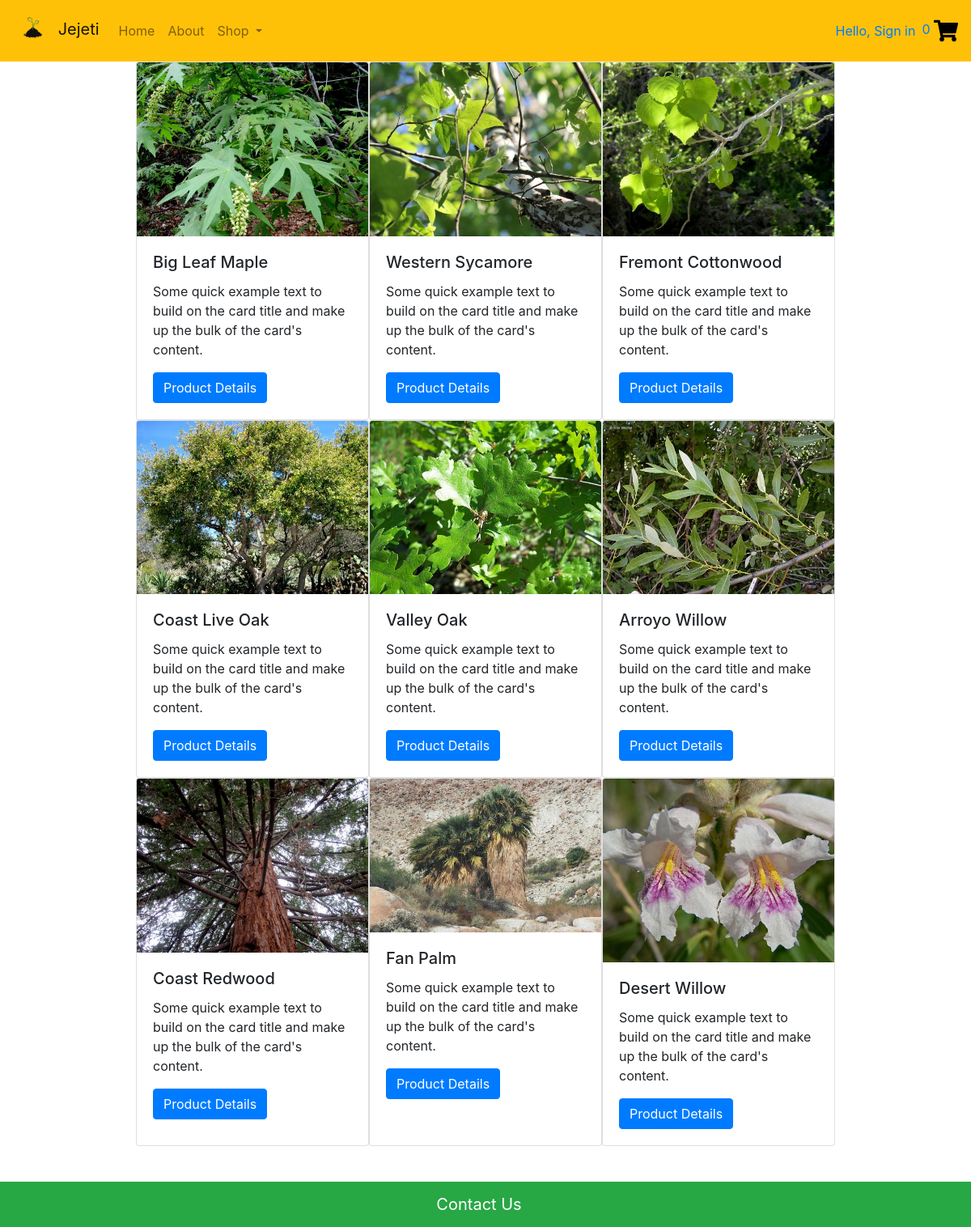
Screenshot of /go_cat.php?value=3 with the database file from the repository.
### tables this page shows
create table plant_index  (
  plant_id varchar(10) primary key,
  plant_botanical char(100) not null,
  plant_common char(100) not null,  
  shape_id varchar(10) not null,  
  water_id varchar(10) not null,
  plant_height char(20) not null,
  plant_width char(20) not null,  
  cost_id varchar(10) not null 
);

### go_cat.php (the view, shortened to what this page needs)
<?php
    $value = $_GET["value"];
    $counter_loop = 0;
    $conn = db_connect();
    $category_query = "SELECT * from plant_index WHERE shape_id = '$value';";
    $result = mysqli_query($conn, $category_query);
    ?> <div class="row cat-display justify-content-center"> <?php
    while($row = mysqli_fetch_array($result)){
    ?>
        <?php
        if ($counter_loop == '3'){
        ?>
            </div>
            <div class="row cat-display-card justify-content-center">
            <?php $counter_loop = 0; ?>
        <?php
        }
        ?>
        <div class="card" style="width: 18rem;">
            <?php echo "<img class='card-img-top' src='".$row['plant_botanical'].".jpg' alt='".$row['plant_botanical']."'>" ?>
            <div class="card-body">
                <h5 class="card-title"><?php echo $row['plant_common'];?></h5>
                <p class="card-text">Some quick example text to build on the card title and make up the bulk of the card's content.</p>
                <?php echo "<a class='btn btn-primary'    href='go_product.php?value=".$row['plant_id']."'> Product Details </a>"; ?>
            </div>
        </div>
        <?php $counter_loop = $counter_loop + 1; ?>
        <?php
    }
    if ($counter_loop == 3){
        echo "</div>";
    }
?>

### rows the page displays
plant_index: plant_botanical (picture), plant_common "Big Leaf Maple", $row['plant_id'] 1 (drawn)
plant_index: plant_botanical (picture), plant_common "Western Sycamore", $row['plant_id'] 18 (drawn)
plant_index: plant_botanical (picture), plant_common "Fremont Cottonwood", $row['plant_id'] 20 (drawn)
plant_index: plant_botanical (picture), plant_common "Coast Live Oak", $row['plant_id'] 21 (drawn)
plant_index: plant_botanical (picture), plant_common "Valley Oak", $row['plant_id'] 22 (drawn)
plant_index: plant_botanical (picture), plant_common "Arroyo Willow", $row['plant_id'] 25 (drawn)
plant_index: plant_botanical (picture), plant_common "Coast Redwood", $row['plant_id'] 28 (drawn)
plant_index: plant_botanical (picture), plant_common "Fan Palm", $row['plant_id'] 30 (drawn)
plant_index: plant_botanical (picture), plant_common "Desert Willow", $row['plant_id'] 8 (drawn)

### other values shown
$count "0"
